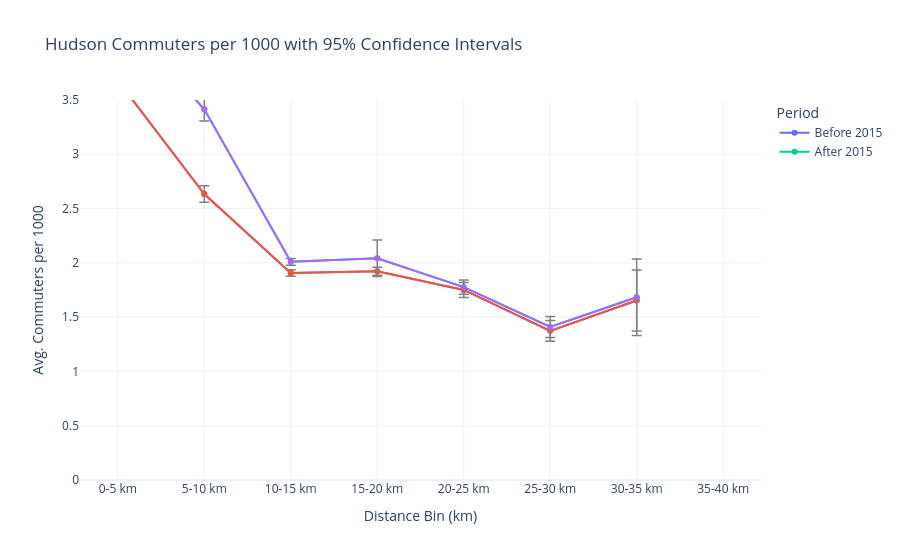

Notebook cell for this chart:
### Code cell
# Step 1: Collect all gdf_YEARs into one DataFrame with a year column
grouped = (
    gdf_all_years
    .groupby(["period", "distance_bin_5km"])["hudson_workers_per_1000"]
    .agg(['mean', 'std', 'count'])
    .reset_index()
    .rename(columns={'mean': 'avg', 'std': 'stddev', 'count': 'n'})
)

# Calculate 95% CI (Z = 1.96 for normal distribution)
grouped['ci95'] = 1.96 * grouped['stddev'] / np.sqrt(grouped['n'])

# Step 5: Plot with CI as bands
fig = go.Figure()

color_map = {
    "Before 2015": "#1f77b4",  # Blue
    "After 2015": "#2ca02c"    # Green
}

for period in ["Before 2015", "After 2015"]:
    df = grouped[grouped["period"] == period]
    
    # Main line
    fig.add_trace(go.Scatter(
        x=df["distance_bin_5km"],
        y=df["avg"],
        mode="lines+markers",
        name=period,
        line=dict(width=2)
    ))
    
    fig.add_trace(go.Scatter(
        x=df["distance_bin_5km"],
        y=df["avg"],
        mode="lines+markers",
        name=period,
        error_y=dict(
            type="data",
            array=df["ci95"],
            thickness=1.5,
            width=5,  # width of the cap
            color="gray"
        )
        ,showlegend=False
        ))

# Layout
fig.update_layout(
    title="Hudson Commuters per 1000 with 95% Confidence Intervals",
    xaxis_title="Distance Bin (km)",
    yaxis_title="Avg. Commuters per 1000",
    template="plotly_white",
    yaxis=dict(range=[0, 3.5]),
    legend_title="Period"
)

fig.show()

### Figure 1 — Plotly figure (JSON) as saved in the notebook; plotly's stock layout.template omitted (floating-point values rounded to 4 significant figures)
{"data": [{"line": {"width": 2}, "mode": "lines+markers", "name": "Before 2015", "type": "scatter", "x": ["0-5 km", "5-10 km", "10-15 km", "15-20 km", "20-25 km", "25-30 km", "30-35 km", "35-40 km"], "y": [3.679, 2.634, 1.906, 1.922, 1.75, 1.374, 1.654, NaN]}, {"error_y": {"array": [0.129, 0.07584, 0.02977, 0.03675, 0.06859, 0.09646, 0.2803, NaN], "color": "gray", "thickness": 1.5, "type": "data", "width": 5}, "mode": "lines+markers", "name": "Before 2015", "showlegend": false, "type": "scatter", "x": ["0-5 km", "5-10 km", "10-15 km", "15-20 km", "20-25 km", "25-30 km", "30-35 km", "35-40 km"], "y": [3.679, 2.634, 1.906, 1.922, 1.75, 1.374, 1.654, NaN]}, {"line": {"width": 2}, "mode": "lines+markers", "name": "After 2015", "type": "scatter", "x": ["0-5 km", "5-10 km", "10-15 km", "15-20 km", "20-25 km", "25-30 km", "30-35 km", "35-40 km"], "y": [4.287, 3.414, 2.01, 2.042, 1.776, 1.41, 1.683, NaN]}, {"error_y": {"array": [0.1324, 0.109, 0.03172, 0.1687, 0.06592, 0.0967, 0.3528, NaN], "color": "gray", "thickness": 1.5, "type": "data", "width": 5}, "mode": "lines+markers", "name": "After 2015", "showlegend": false, "type": "scatter", "x": ["0-5 km", "5-10 km", "10-15 km", "15-20 km", "20-25 km", "25-30 km", "30-35 km", "35-40 km"], "y": [4.287, 3.414, 2.01, 2.042, 1.776, 1.41, 1.683, NaN]}], "layout": {"legend": {"title": {"text": "Period"}}, "title": {"text": "Hudson Commuters per 1000 with 95% Confidence Intervals"}, "xaxis": {"title": {"text": "Distance Bin (km)"}}, "yaxis": {"range": [0, 3.5], "title": {"text": "Avg. Commuters per 1000"}}}}
